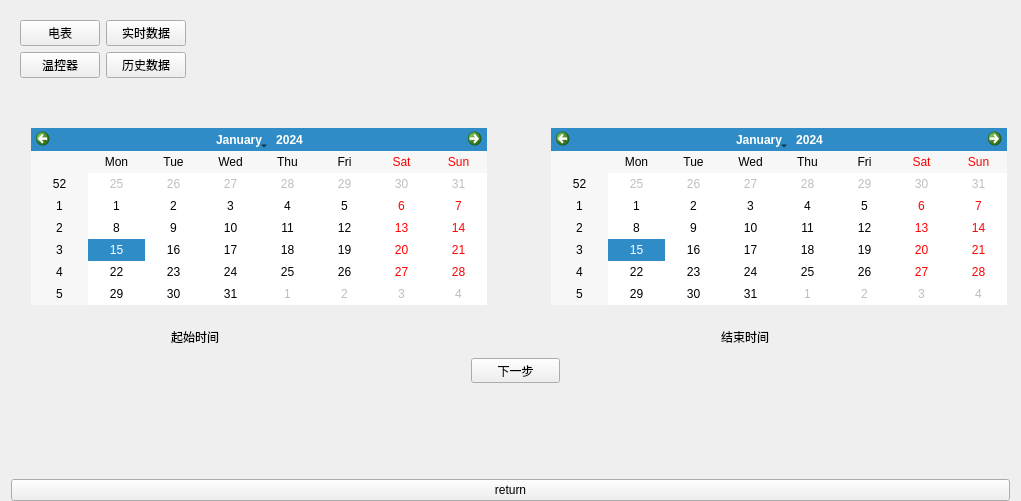
<?xml version="1.0" encoding="UTF-8"?>
<ui version="4.0">
 <class>date3Elect</class>
 <widget class="QWidget" name="date3Elect">
  <property name="geometry">
   <rect>
    <x>0</x>
    <y>0</y>
    <width>1021</width>
    <height>501</height>
   </rect>
  </property>
  <property name="windowTitle">
   <string>Form</string>
  </property>
  <layout class="QVBoxLayout" name="verticalLayout_7">
   <property name="spacing">
    <number>0</number>
   </property>
   <property name="bottomMargin">
    <number>0</number>
   </property>
   <item>
    <widget class="QWidget" name="widget" native="true">
     <layout class="QGridLayout" name="gridLayout_3">
      <property name="bottomMargin">
       <number>0</number>
      </property>
      <item row="0" column="1">
       <spacer name="horizontalSpacer_2">
        <property name="orientation">
         <enum>Qt::Horizontal</enum>
        </property>
        <property name="sizeHint" stdset="0">
         <size>
          <width>40</width>
          <height>20</height>
         </size>
        </property>
       </spacer>
      </item>
      <item row="0" column="0">
       <layout class="QGridLayout" name="gridLayout_2">
        <item row="0" column="0">
         <widget class="QPushButton" name="pushButton">
          <property name="text">
           <string>电表</string>
          </property>
         </widget>
        </item>
        <item row="0" column="1">
         <widget class="QPushButton" name="pushButton_2">
          <property name="text">
           <string>实时数据</string>
          </property>
         </widget>
        </item>
        <item row="1" column="0">
         <widget class="QPushButton" name="pushButton_3">
          <property name="text">
           <string>温控器</string>
          </property>
         </widget>
        </item>
        <item row="1" column="1">
         <widget class="QPushButton" name="pushButton_4">
          <property name="text">
           <string>历史数据</string>
          </property>
         </widget>
        </item>
       </layout>
      </item>
     </layout>
    </widget>
   </item>
   <item>
    <widget class="QStackedWidget" name="stackedWidget">
     <property name="currentIndex">
      <number>1</number>
     </property>
     <widget class="QWidget" name="page">
      <layout class="QGridLayout" name="gridLayout">
       <item row="0" column="0">
        <widget class="QFrame" name="frame">
         <property name="frameShape">
          <enum>QFrame::StyledPanel</enum>
         </property>
         <property name="frameShadow">
          <enum>QFrame::Raised</enum>
         </property>
         <layout class="QVBoxLayout" name="verticalLayout_3">
          <item>
           <layout class="QHBoxLayout" name="horizontalLayout_4">
            <item>
             <widget class="QLabel" name="label">
              <property name="text">
               <string>485-1总线</string>
              </property>
             </widget>
            </item>
            <item>
             <spacer name="horizontalSpacer">
              <property name="orientation">
               <enum>Qt::Horizontal</enum>
              </property>
              <property name="sizeHint" stdset="0">
               <size>
                <width>40</width>
                <height>20</height>
               </size>
              </property>
             </spacer>
            </item>
            <item>
             <widget class="QLabel" name="label_2">
              <property name="text">
               <string>电表地址</string>
              </property>
             </widget>
            </item>
            <item>
             <spacer name="horizontalSpacer_3">
              <property name="orientation">
               <enum>Qt::Horizontal</enum>
              </property>
              <property name="sizeHint" stdset="0">
               <size>
                <width>40</width>
                <height>20</height>
               </size>
              </property>
             </spacer>
            </item>
           </layout>
          </item>
          <item>
           <layout class="QHBoxLayout" name="horizontalLayout_3">
            <item>
             <layout class="QVBoxLayout" name="verticalLayout_2">
              <item>
               <spacer name="verticalSpacer_2">
                <property name="orientation">
                 <enum>Qt::Vertical</enum>
                </property>
                <property name="sizeHint" stdset="0">
                 <size>
                  <width>20</width>
                  <height>40</height>
                 </size>
                </property>
               </spacer>
              </item>
              <item>
               <layout class="QHBoxLayout" name="horizontalLayout">
                <item>
                 <widget class="QPushButton" name="pushButton_6">
                  <property name="sizePolicy">
                   <sizepolicy hsizetype="Minimum" vsizetype="Minimum">
                    <horstretch>0</horstretch>
                    <verstretch>0</verstretch>
                   </sizepolicy>
                  </property>
                  <property name="text">
                   <string/>
                  </property>
                 </widget>
                </item>
                <item>
                 <widget class="QLabel" name="label_4">
                  <property name="text">
                   <string>上
一
页</string>
                  </property>
                 </widget>
                </item>
               </layout>
              </item>
              <item>
               <spacer name="verticalSpacer">
                <property name="orientation">
                 <enum>Qt::Vertical</enum>
                </property>
                <property name="sizeHint" stdset="0">
                 <size>
                  <width>20</width>
                  <height>40</height>
                 </size>
                </property>
               </spacer>
              </item>
             </layout>
            </item>
            <item>
             <widget class="QTableView" name="tableView"/>
            </item>
            <item>
             <layout class="QVBoxLayout" name="verticalLayout">
              <item>
               <spacer name="verticalSpacer_3">
                <property name="orientation">
                 <enum>Qt::Vertical</enum>
                </property>
                <property name="sizeHint" stdset="0">
                 <size>
                  <width>20</width>
                  <height>40</height>
                 </size>
                </property>
               </spacer>
              </item>
              <item>
               <layout class="QHBoxLayout" name="horizontalLayout_2">
                <item>
                 <widget class="QLabel" name="label_3">
                  <property name="text">
                   <string>下
一
页</string>
                  </property>
                 </widget>
                </item>
                <item>
                 <widget class="QPushButton" name="pushButton_5">
                  <property name="sizePolicy">
                   <sizepolicy hsizetype="Minimum" vsizetype="Minimum">
                    <horstretch>0</horstretch>
                    <verstretch>0</verstretch>
                   </sizepolicy>
                  </property>
                  <property name="text">
                   <string/>
                  </property>
                 </widget>
                </item>
               </layout>
              </item>
              <item>
               <spacer name="verticalSpacer_4">
                <property name="orientation">
                 <enum>Qt::Vertical</enum>
                </property>
                <property name="sizeHint" stdset="0">
                 <size>
                  <width>20</width>
                  <height>40</height>
                 </size>
                </property>
               </spacer>
              </item>
             </layout>
            </item>
           </layout>
          </item>
         </layout>
        </widget>
       </item>
      </layout>
     </widget>
     <widget class="QWidget" name="page_2">
      <widget class="QCalendarWidget" name="calendarWidget">
       <property name="geometry">
        <rect>
         <x>20</x>
         <y>50</y>
         <width>456</width>
         <height>177</height>
        </rect>
       </property>
      </widget>
      <widget class="QLabel" name="label_5">
       <property name="geometry">
        <rect>
         <x>160</x>
         <y>250</y>
         <width>67</width>
         <height>17</height>
        </rect>
       </property>
       <property name="text">
        <string>起始时间</string>
       </property>
      </widget>
      <widget class="QCalendarWidget" name="calendarWidget_2">
       <property name="geometry">
        <rect>
         <x>540</x>
         <y>50</y>
         <width>456</width>
         <height>177</height>
        </rect>
       </property>
      </widget>
      <widget class="QLabel" name="label_6">
       <property name="geometry">
        <rect>
         <x>710</x>
         <y>250</y>
         <width>67</width>
         <height>17</height>
        </rect>
       </property>
       <property name="text">
        <string>结束时间</string>
       </property>
      </widget>
      <widget class="QPushButton" name="pushButton_7">
       <property name="geometry">
        <rect>
         <x>460</x>
         <y>280</y>
         <width>89</width>
         <height>25</height>
        </rect>
       </property>
       <property name="text">
        <string>下一步</string>
       </property>
      </widget>
     </widget>
     <widget class="QWidget" name="page_3">
      <layout class="QVBoxLayout" name="verticalLayout_6">
       <item>
        <layout class="QHBoxLayout" name="horizontalLayout_6">
         <item>
          <spacer name="horizontalSpacer_6">
           <property name="orientation">
            <enum>Qt::Horizontal</enum>
           </property>
           <property name="sizeHint" stdset="0">
            <size>
             <width>40</width>
             <height>20</height>
            </size>
           </property>
          </spacer>
         </item>
         <item>
          <widget class="QLabel" name="label_8">
           <property name="text">
            <string>日用电量历史数据</string>
           </property>
          </widget>
         </item>
         <item>
          <spacer name="horizontalSpacer_7">
           <property name="orientation">
            <enum>Qt::Horizontal</enum>
           </property>
           <property name="sizeHint" stdset="0">
            <size>
             <width>40</width>
             <height>20</height>
            </size>
           </property>
          </spacer>
         </item>
        </layout>
       </item>
       <item>
        <layout class="QHBoxLayout" name="horizontalLayout_5">
         <item>
          <widget class="QLabel" name="label_7">
           <property name="text">
            <string>485-1</string>
           </property>
          </widget>
         </item>
         <item>
          <spacer name="horizontalSpacer_4">
           <property name="orientation">
            <enum>Qt::Horizontal</enum>
           </property>
           <property name="sizeHint" stdset="0">
            <size>
             <width>40</width>
             <height>20</height>
            </size>
           </property>
          </spacer>
         </item>
         <item>
          <widget class="QLabel" name="label_9">
           <property name="text">
            <string>设备地址</string>
           </property>
          </widget>
         </item>
         <item>
          <spacer name="horizontalSpacer_5">
           <property name="orientation">
            <enum>Qt::Horizontal</enum>
           </property>
           <property name="sizeHint" stdset="0">
            <size>
             <width>40</width>
             <height>20</height>
            </size>
           </property>
          </spacer>
         </item>
        </layout>
       </item>
       <item>
        <layout class="QHBoxLayout" name="horizontalLayout_7">
         <item>
          <layout class="QVBoxLayout" name="verticalLayout_4">
           <item>
            <spacer name="verticalSpacer_5">
             <property name="orientation">
              <enum>Qt::Vertical</enum>
             </property>
             <property name="sizeHint" stdset="0">
              <size>
               <width>20</width>
               <height>40</height>
              </size>
             </property>
            </spacer>
           </item>
           <item>
            <layout class="QHBoxLayout" name="horizontalLayout_8">
             <item>
              <widget class="QPushButton" name="pushButton_8">
               <property name="sizePolicy">
                <sizepolicy hsizetype="Minimum" vsizetype="Minimum">
                 <horstretch>0</horstretch>
                 <verstretch>0</verstretch>
                </sizepolicy>
               </property>
               <property name="text">
                <string/>
               </property>
              </widget>
             </item>
             <item>
              <widget class="QLabel" name="label_10">
               <property name="text">
                <string>上
一
页</string>
               </property>
              </widget>
             </item>
            </layout>
           </item>
           <item>
            <spacer name="verticalSpacer_6">
             <property name="orientation">
              <enum>Qt::Vertical</enum>
             </property>
             <property name="sizeHint" stdset="0">
              <size>
               <width>20</width>
               <height>40</height>
              </size>
             </property>
            </spacer>
           </item>
          </layout>
         </item>
         <item>
          <widget class="QTableView" name="tableView_2"/>
         </item>
         <item>
          <layout class="QVBoxLayout" name="verticalLayout_5">
           <item>
            <spacer name="verticalSpacer_7">
             <property name="orientation">
              <enum>Qt::Vertical</enum>
             </property>
             <property name="sizeHint" stdset="0">
              <size>
               <width>20</width>
               <height>40</height>
              </size>
             </property>
            </spacer>
           </item>
           <item>
            <layout class="QHBoxLayout" name="horizontalLayout_9">
             <item>
              <widget class="QLabel" name="label_11">
               <property name="text">
                <string>下
一
页</string>
               </property>
              </widget>
             </item>
             <item>
              <widget class="QPushButton" name="pushButton_9">
               <property name="sizePolicy">
                <sizepolicy hsizetype="Minimum" vsizetype="Minimum">
                 <horstretch>0</horstretch>
                 <verstretch>0</verstretch>
                </sizepolicy>
               </property>
               <property name="text">
                <string/>
               </property>
              </widget>
             </item>
            </layout>
           </item>
           <item>
            <spacer name="verticalSpacer_8">
             <property name="orientation">
              <enum>Qt::Vertical</enum>
             </property>
             <property name="sizeHint" stdset="0">
              <size>
               <width>20</width>
               <height>40</height>
              </size>
             </property>
            </spacer>
           </item>
          </layout>
         </item>
        </layout>
       </item>
      </layout>
     </widget>
     <widget class="QWidget" name="page_4">
      <layout class="QVBoxLayout" name="verticalLayout_8">
       <item>
        <layout class="QHBoxLayout" name="horizontalLayout_11">
         <item>
          <spacer name="horizontalSpacer_10">
           <property name="orientation">
            <enum>Qt::Horizontal</enum>
           </property>
           <property name="sizeHint" stdset="0">
            <size>
             <width>40</width>
             <height>20</height>
            </size>
           </property>
          </spacer>
         </item>
         <item>
          <widget class="QLabel" name="label_14">
           <property name="text">
            <string>温度实时测量参数</string>
           </property>
          </widget>
         </item>
         <item>
          <spacer name="horizontalSpacer_11">
           <property name="orientation">
            <enum>Qt::Horizontal</enum>
           </property>
           <property name="sizeHint" stdset="0">
            <size>
             <width>40</width>
             <height>20</height>
            </size>
           </property>
          </spacer>
         </item>
        </layout>
       </item>
       <item>
        <layout class="QHBoxLayout" name="horizontalLayout_10">
         <item>
          <widget class="QLabel" name="label_12">
           <property name="text">
            <string>485-1</string>
           </property>
          </widget>
         </item>
         <item>
          <spacer name="horizontalSpacer_8">
           <property name="orientation">
            <enum>Qt::Horizontal</enum>
           </property>
           <property name="sizeHint" stdset="0">
            <size>
             <width>40</width>
             <height>20</height>
            </size>
           </property>
          </spacer>
         </item>
         <item>
          <widget class="QLabel" name="label_13">
           <property name="text">
            <string>温控器地址</string>
           </property>
          </widget>
         </item>
         <item>
          <spacer name="horizontalSpacer_9">
           <property name="orientation">
            <enum>Qt::Horizontal</enum>
           </property>
           <property name="sizeHint" stdset="0">
            <size>
             <width>40</width>
             <height>20</height>
            </size>
           </property>
          </spacer>
         </item>
        </layout>
       </item>
       <item>
        <widget class="QTableView" name="tableView_3"/>
       </item>
       <item>
        <layout class="QHBoxLayout" name="horizontalLayout_12">
         <item>
          <spacer name="horizontalSpacer_12">
           <property name="orientation">
            <enum>Qt::Horizontal</enum>
           </property>
           <property name="sizeHint" stdset="0">
            <size>
             <width>40</width>
             <height>20</height>
            </size>
           </property>
          </spacer>
         </item>
         <item>
          <widget class="QLabel" name="label_15">
           <property name="text">
            <string>状态信号</string>
           </property>
          </widget>
         </item>
         <item>
          <spacer name="horizontalSpacer_13">
           <property name="orientation">
            <enum>Qt::Horizontal</enum>
           </property>
           <property name="sizeHint" stdset="0">
            <size>
             <width>40</width>
             <height>20</height>
            </size>
           </property>
          </spacer>
         </item>
        </layout>
       </item>
       <item>
        <widget class="QTableView" name="tableView_4"/>
       </item>
      </layout>
     </widget>
     <widget class="QWidget" name="page_5">
      <layout class="QVBoxLayout" name="verticalLayout_9">
       <item>
        <layout class="QHBoxLayout" name="horizontalLayout_14">
         <item>
          <spacer name="horizontalSpacer_16">
           <property name="orientation">
            <enum>Qt::Horizontal</enum>
           </property>
           <property name="sizeHint" stdset="0">
            <size>
             <width>40</width>
             <height>20</height>
            </size>
           </property>
          </spacer>
         </item>
         <item>
          <widget class="QLabel" name="label_18">
           <property name="text">
            <string>温控器历史报警数据</string>
           </property>
          </widget>
         </item>
         <item>
          <spacer name="horizontalSpacer_17">
           <property name="orientation">
            <enum>Qt::Horizontal</enum>
           </property>
           <property name="sizeHint" stdset="0">
            <size>
             <width>40</width>
             <height>20</height>
            </size>
           </property>
          </spacer>
         </item>
        </layout>
       </item>
       <item>
        <layout class="QHBoxLayout" name="horizontalLayout_13">
         <item>
          <widget class="QLabel" name="label_16">
           <property name="text">
            <string>485-1</string>
           </property>
          </widget>
         </item>
         <item>
          <spacer name="horizontalSpacer_14">
           <property name="orientation">
            <enum>Qt::Horizontal</enum>
           </property>
           <property name="sizeHint" stdset="0">
            <size>
             <width>40</width>
             <height>20</height>
            </size>
           </property>
          </spacer>
         </item>
         <item>
          <widget class="QLabel" name="label_17">
           <property name="text">
            <string>温控器地址</string>
           </property>
          </widget>
         </item>
         <item>
          <spacer name="horizontalSpacer_15">
           <property name="orientation">
            <enum>Qt::Horizontal</enum>
           </property>
           <property name="sizeHint" stdset="0">
            <size>
             <width>40</width>
             <height>20</height>
            </size>
           </property>
          </spacer>
         </item>
        </layout>
       </item>
       <item>
        <widget class="QTableView" name="tableView_5"/>
       </item>
      </layout>
     </widget>
    </widget>
   </item>
   <item>
    <widget class="QPushButton" name="pushButton_10">
     <property name="text">
      <string>return</string>
     </property>
    </widget>
   </item>
  </layout>
 </widget>
 <resources/>
 <connections/>
</ui>
